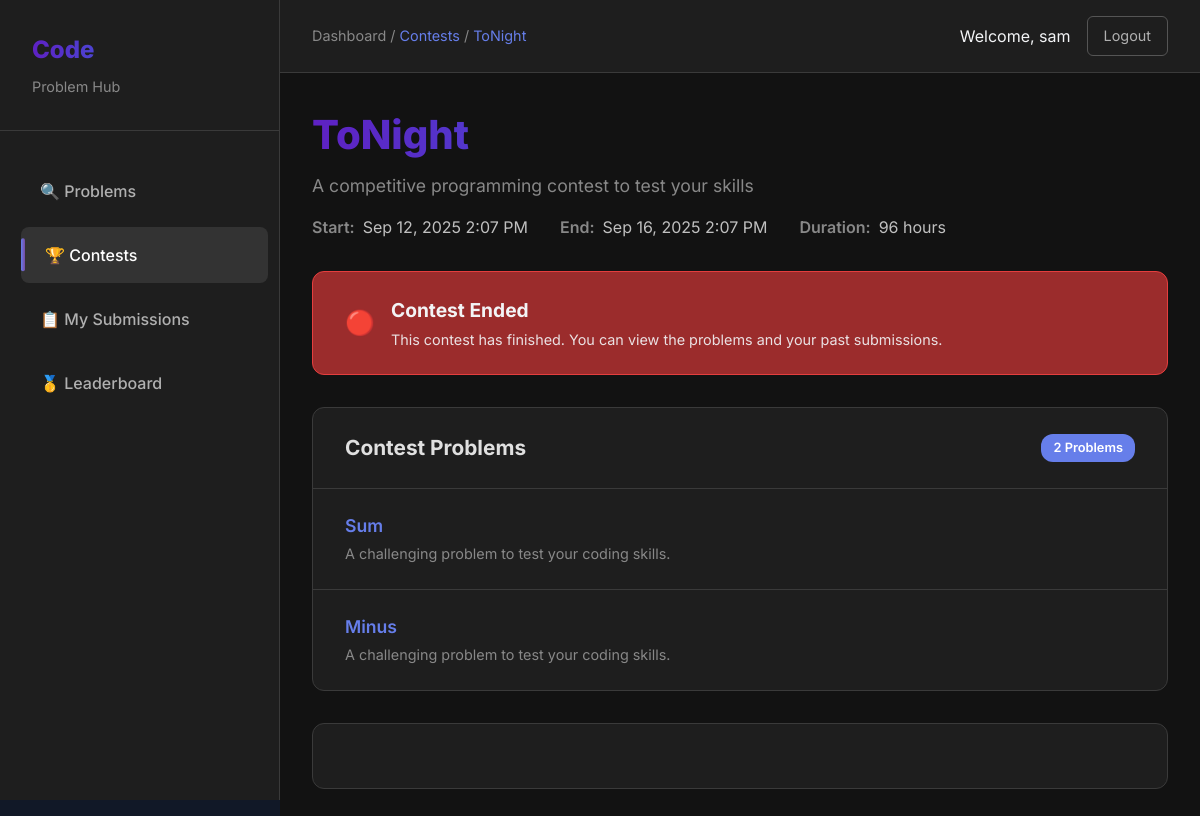
/problems/contests/2/ (signed in), run on the app's committed database.
### problems/models.py (models this page shows, shortened)
class Contest(models.Model):
    name = models.CharField(max_length=200)
    start_time = models.DateTimeField()
    end_time = models.DateTimeField()
    problems = models.ManyToManyField('Problem', related_name='contests_problems')

class Problem(models.Model):
    DIFFICULTY_CHOICES = [
        ('Easy', 'Easy'),
        ('Medium', 'Medium'),
        ('Hard', 'Hard'),
    ]
    title = models.CharField(max_length=200)
    description = models.TextField()
    input_description = models.TextField()
    output_description = models.TextField()
    constraints = models.TextField()
    sample_input = models.TextField()
    sample_output = models.TextField()
    difficulty = models.CharField(max_length=10, choices=DIFFICULTY_CHOICES)
    tags = models.ManyToManyField(Tag, related_name='problems')
    slug = models.SlugField(unique=True)
    is_ai_source = models.BooleanField(default=False)

### problems/views.py (the view)
# urls.py: path('contests/<int:pk>/', views.contest_detail, name='contest_detail'),
@login_required
def contest_detail(request, pk):
    contest = get_object_or_404(Contest, pk=pk)
    problems = contest.problems.all()
    now = timezone.now()
    submission_status = {}
    for problem in problems:
        latest_submission = (
            ContestSubmission.objects
            .filter(user=request.user, contest=contest, problem=problem)
            .order_by('-created_at')
            .first()
        )
        if latest_submission:
            submission_status[problem.id] = latest_submission.verdict
        else:
            submission_status[problem.id] = "Unattempted"
    duration = contest.end_time - contest.start_time
    contest.duration_hours = int(round(duration.total_seconds() // 3600, 2))  # in hours
    context = {
        'contest': contest,
        'problems': problems,
        'now': now,
        'submission_status': submission_status,
    }
    return render(request, 'problems/contest_detail.html',context )

### templates/problems/contest_detail.html (shortened to what this page needs)
{% load contest_extras %}
<!DOCTYPE html>
<html lang="en">
<head>
    <script src="https://cdn.tailwindcss.com"></script>
</head>
<body class="bg-gray-900 text-gray-100">
    <div class="main-container">
        <aside class="sidebar" id="sidebar">
            <div class="sidebar-header">
                <div class="sidebar-title">Code</div>
                <div class="sidebar-subtitle">Problem Hub</div>
            </div>
            <nav>
                <a href="/problems/">🔍 Problems</a>
                <a href="/problems/contests/" class="active">🏆 Contests</a>
                <a href="/submissions/history/">📋 My Submissions</a>
                <a href="/submissions/leaderboard/">🥇 Leaderboard</a>
            </nav>
        </aside>
        <div style="flex: 1;">
            <header class="top-header">
                <div class="breadcrumb">
                    Dashboard / <a href="/problems/contests/" style="color: #667eea;">Contests</a> / <span>{{ contest.name }}</span>
                </div>
                <div class="user-actions">
                    {% if user.is_authenticated %}
                        <span>Welcome, {{ user.username }}</span>
                        <a href="/problems/logout/">Logout</a>
                    {% else %}
                        <a href="/accounts/login/">Login</a>
                        <a href="/account/registrations/">Sign Up</a>
                    {% endif %}
                </div>
            </header>
            <main class="content-area">
                <div class="content-header">
                    <div class="page-title-section">
                        <h1 class="page-title">{{ contest.name }}</h1>
                        <p class="page-subtitle">{{ contest.description|default:"A competitive programming contest to test your skills" }}</p>
                        <div class="contest-meta">
                            <div class="contest-meta-item">
                                <span class="contest-meta-label">Start:</span>
                                <span>{{ contest.start_time|date:"M d, Y g:i A" }}</span>
                            </div>
                            <div class="contest-meta-item">
                                <span class="contest-meta-label">End:</span>
                                <span>{{ contest.end_time|date:"M d, Y g:i A" }}</span>
                            </div>
                            <div class="contest-meta-item">
                                <span class="contest-meta-label">Duration:</span>
                                <span>{% if contest.duration_hours %}{{ contest.duration_hours }} hours{% else %}2 hours{% endif %}</span>
                            </div>
                        </div>
                    </div>
                </div>
                {% if now < contest.start_time %}
                    <div class="status-alert upcoming">
                        <div class="status-alert-icon">🔵</div>
                        <div class="status-alert-content">
                            <div class="status-alert-title">Contest Not Started</div>
                            <div class="status-alert-text">This contest will begin on {{ contest.start_time|date:"M d, Y \a\t g:i A" }}. Please check back then.</div>
                        </div>
                    </div>
                {% elif now > contest.end_time %}
                    <div class="status-alert ended">
                        <div class="status-alert-icon">🔴</div>
                        <div class="status-alert-content">
                            <div class="status-alert-title">Contest Ended</div>
                            <div class="status-alert-text">This contest has finished. You can view the problems and your past submissions.</div>
                        </div>
                    </div>
                {% endif %}
                {% if now >= contest.start_time %}
                    <div class="problems-section">
                        <div class="problems-header">
                            <h2 class="problems-title">Contest Problems</h2>
                            <span class="problems-count">{{ problems.count }} Problem{{ problems.count|pluralize }}</span>
                        </div>
                        <div class="problems-list">
                            {% for problem in problems %}
                                <a href="{% url 'contest_problem_detail' contest.id problem.id %}" class="problem-item">
                                    <div class="problem-item-content">
                                        <div class="problem-item-info">
                                            <div class="problem-item-title">{{ problem.title }}</div>
                                            <div class="problem-item-description">
                                                {{ problem.short_description|default:"A challenging problem to test your coding skills." }}
                                            </div>
                                        </div>
                                    </div>
                                </a>
                            {% empty %}
                                <div style="padding: 2rem; text-align: center; color: #888;">
                                    <div style="font-size: 3rem; opacity: 0.5; margin-bottom: 1rem;">📝</div>
                                    <h3 style="color: #b0b0b0; margin-bottom: 0.5rem;">No Problems Available</h3>
                                    <p>Problems for this contest have not been added yet.</p>
                                </div>
                            {% endfor %}
                        </div>
                    </div>
                {% endif %}
                <div class="registration-section">
                </div>
            </main>
        </div>
    </div>
</body>
</html>

### templates/problems/contest_detail.html (style rules this page uses)
html, body { height: 100%; width: 100%; margin: 0; padding: 0; overflow-x: hidden; font-family: 'Inter', sans-serif; background-color: #121212; color: #e0e0e0; line-height: 1.5; }
.main-container { display: flex; min-height: 100vh; flex-direction: row; }
.sidebar { width: 280px; background-color: #1e1e1e; border-right: 1px solid #3a3a3a; padding: 2rem 0; position: fixed; left: 0; top: 0; height: 100vh; overflow-y: auto; z-index: 100; }
.sidebar-header { padding: 0 2rem 2rem; border-bottom: 1px solid #3a3a3a; margin-bottom: 2rem; }
.sidebar-title { font-size: 1.5rem; font-weight: 800; background: linear-gradient(90deg, #5e21c3 0%, #2196f3 100%); -webkit-background-clip: text; -webkit-text-fill-color: transparent; margin-bottom: 0.5rem; }
.sidebar-subtitle { font-size: 0.9rem; color: #888; }
.sidebar nav { padding: 0 1rem; }
.sidebar nav a { display: block; padding: 1rem 1.5rem; margin: 0.5rem 0; border-radius: 8px; color: #b0b0b0; text-decoration: none; transition: all 0.3s ease; position: relative; font-weight: 500; }
.sidebar nav a:hover, .sidebar nav a.active { background-color: #333; color: #ffffff; transform: translateX(5px); }
.sidebar nav a.active::before { content: ''; position: absolute; left: 0; top: 50%; transform: translateY(-50%); width: 4px; height: 60%; background: linear-gradient(90deg, #667eea 0%, #764ba2 100%); border-radius: 2px; }
.top-header { background-color: #1e1e1e; border-bottom: 1px solid #3a3a3a; padding: 1rem 2rem; margin-left: 280px; position: sticky; top: 0; z-index: 50; display: flex; justify-content: space-between; align-items: center; }
.breadcrumb { font-size: 0.9rem; color: #888; }
.breadcrumb span { color: #667eea; }
.user-actions { display: flex; gap: 1rem; align-items: center; }
.user-actions a { color: #b0b0b0; text-decoration: none; padding: 0.5rem 1rem; border-radius: 6px; border: 1px solid #555; transition: all 0.3s ease; font-size: 0.9rem; }
.content-area { margin-left: 280px; padding: 2rem; flex: 1; background-color: #121212; }
.content-header { display: flex; justify-content: space-between; align-items: flex-start; margin-bottom: 2rem; flex-wrap: wrap; gap: 2rem; }
.page-title-section { flex: 1; min-width: 300px; }
.page-title { font-size: 2.5rem; font-weight: 800; background: linear-gradient(90deg, #5e21c3 0%, #2196f3 100%); -webkit-background-clip: text; -webkit-text-fill-color: transparent; margin-bottom: 0.5rem; }
.page-subtitle { color: #888; font-size: 1.1rem; margin-bottom: 1rem; }
.contest-meta { display: flex; gap: 2rem; flex-wrap: wrap; color: #c0c0c0; font-size: 1rem; }
.contest-meta-item { display: flex; align-items: center; gap: 0.5rem; }
.contest-meta-label { font-weight: 600; color: #888; }
.status-alert { background-color: #1e1e1e; border-radius: 12px; border: 1px solid; padding: 1.5rem 2rem; margin-bottom: 2rem; display: flex; align-items: center; gap: 1rem; }
.status-alert.ended { border-color: #e53e3e; background-color: #9b2c2c; }
.status-alert-icon { font-size: 1.5rem; flex-shrink: 0; }
.status-alert-content { flex: 1; }
.status-alert-title { font-size: 1.2rem; font-weight: 700; margin-bottom: 0.25rem; }
.status-alert-text { font-size: 0.9rem; opacity: 0.9; }
.problems-section { background-color: #1e1e1e; border-radius: 12px; border: 1px solid #3a3a3a; overflow: hidden; margin-bottom: 2rem; }
.problems-header { padding: 1.5rem 2rem; border-bottom: 1px solid #3a3a3a; display: flex; justify-content: space-between; align-items: center; }
.problems-title { font-size: 1.3rem; font-weight: 700; color: #e0e0e0; }
.problems-count { background-color: #667eea; color: white; padding: 0.25rem 0.75rem; border-radius: 12px; font-size: 0.8rem; font-weight: 600; }
.problems-list { padding: 0; }
.problem-item { border-bottom: 1px solid #3a3a3a; transition: all 0.3s ease; text-decoration: none; color: inherit; display: block; }
.problem-item:last-child { border-bottom: none; }
.problem-item-content { padding: 1.5rem 2rem; display: flex; justify-content: space-between; align-items: center; }
.problem-item-info { flex: 1; }
.problem-item-title { font-size: 1.1rem; font-weight: 600; color: #667eea; margin-bottom: 0.25rem; }
.problem-item-description { color: #888; font-size: 0.9rem; }
.registration-section { background-color: #1e1e1e; border-radius: 12px; border: 1px solid #3a3a3a; padding: 2rem; margin-bottom: 2rem; }

### data on the page
Contest: name "ToNight", start_time "Sep 12, 2025 2:07 PM", end_time "Sep 16, 2025 2:07 PM", duration_hours "96"
Problem: title "Sum", short_description "A challenging problem to test your coding skills."
Problem: title "Minus", short_description "A challenging problem to test your coding skills."

### other printed values
{{ user.username }} "sam"
{{ problems.count }} "2"
